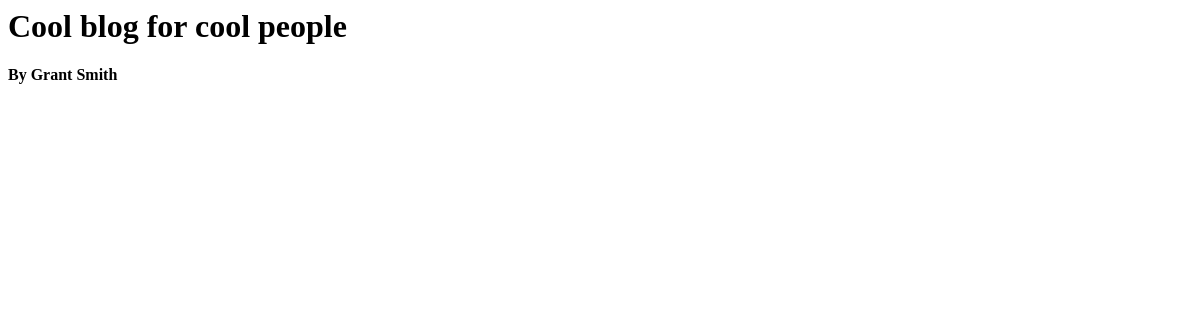
The app's page /, older data.
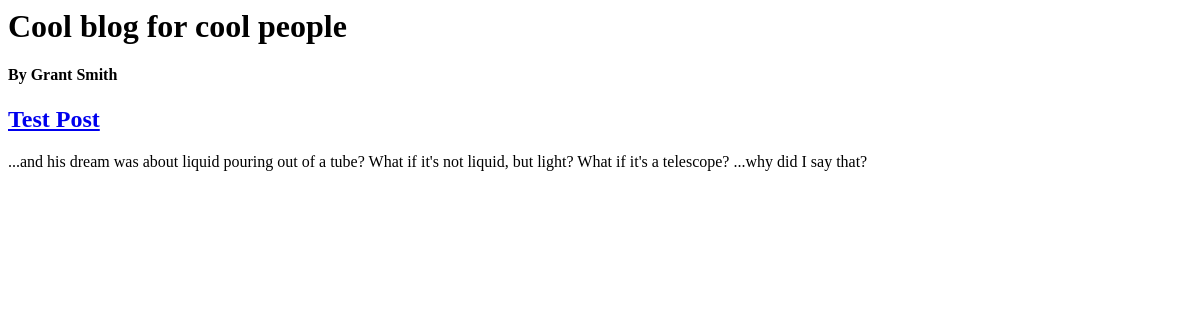
The same page, newer data.
### blog/models.py (models this page shows, shortened)
class Post(models.Model):
    title = models.CharField(max_length=200)
    author = models.ForeignKey(
        "auth.User",
        on_delete=models.CASCADE,
    )
    body = models.TextField()
    def get_absolute_url(self):
        return reverse("post_detail", kwargs={"pk": self.pk})

### blog/views.py (the view)
# urls.py: path("", post_list, name="home"),
def post_list(request):
    posts = Post.objects.all()
    return render(request, 'home.html', {'posts': posts})

### blog/templates/home.html
{% extends "base.html" %}
{% block content %}
{% for post in posts %}
<div class="post-entry">
	<h2><a href="{{ post.get_absolute_url }}">{{ post.title }}</a></h2>
	<p>{{ post.body }}</p>
</div>
{% endfor %}
{% endblock content %}

Row changes from the older to the newer data that the page shows:
added Post: title "Test Post", body "...and his dream was about liquid pouring out of a tube? What if it's not liquid, but light? What if it's a telescope? ...why did I say that?"
